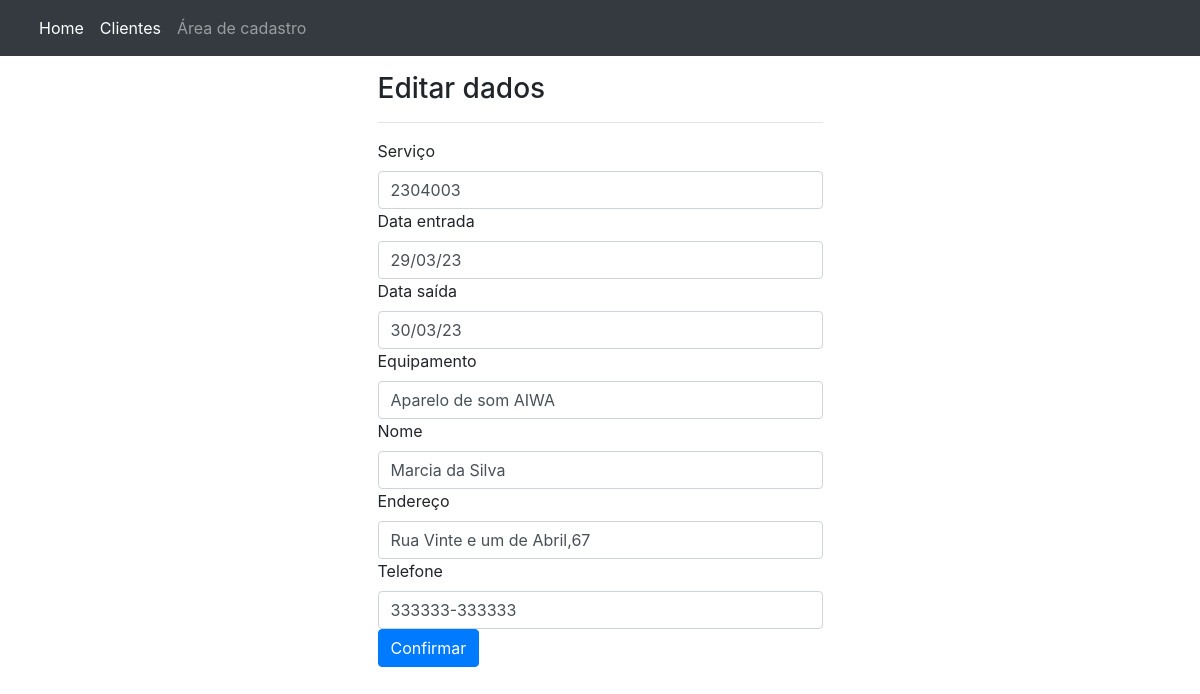
Page /edit_user/7 on the committed database.
### tables this page shows
CREATE TABLE "users" (
    "ID" INTEGER PRIMARY KEY AUTOINCREMENT,
    "SERVICO" VARCHAR(10) NOT NULL,
    "DENTRADA" VARCHAR(10) NOT NULL,
    "DSAIDA" VARCHAR(10) NULL,
    "EQUIPAMENTO" VARCHAR(30) NOT NULL,
    "NOME" VARCHAR(30) NOT NULL,
    "ENDERECO" VARCHAR(50) NOT NULL,
    "FONE" INTEGER(12) NOT NULL
          
);

### app.py (the view, shortened to what this page needs)
@app.route('/edit_user/<string:id>', methods=["POST","GET"]) # reconhecerá o usuário quando passar o id
def edit_user(id):
    con=sql.connect("cliente.db")
    con.row_factory=sql.Row
    cur=con.cursor()
    cur.execute("select * from users where ID=?",(id,))
    data=cur.fetchone()
    return render_template("edit_user.html", datas=data)

### templates/edit_user.html
{% extends 'layout.html' %}
{% block body %}
<div class="row">
    <div class="col-5 mx-auto">
        <h3>Editar dados</h3><hr>
        <form method="post" action="{{url_for('edit_user',id=datas.ID)}}">
            <div class="form group">
                <label>Serviço</label>
                <input type="text" name="servico" maxlength="10" required class="form-control" value="{{datas.SERVICO}}">
            </div>
            <div class="form group">
                <label>Data entrada</label>
                <input type="text" name="dentrada" maxlength="10" required class="form-control" value="{{datas.DENTRADA}}">
            </div>
            <div class="form group">
                <label>Data saída</label>
                <input type="text" name="dsaida" maxlength="10" required class="form-control" value="{{datas.DSAIDA}}">
            </div>
            <div class="form group">
                <label>Equipamento</label>
                <input type="text" name="equipamento" maxlength="30" required class="form-control" value="{{datas.EQUIPAMENTO}}">
            </div>
            <div class="form group">
                <label>Nome</label>
                <input type="text" name="nome" maxlength="30" required class="form-control" value="{{datas.NOME}}">
            </div>
            <div class="form group">
                <label>Endereço</label>
                <input type="text" name="endereco"  maxlength="30" required class="form-control" value="{{datas.ENDERECO}}">
            </div>
            <div class="form group">
                <label>Telefone</label>
                <input type="text" name="fone" maxlength="15" required class="form-control" value="{{datas.FONE}}">
            </div>
            <input type="submit" value="Confirmar" class="btn btn-primary">
        </form>
    </div>
</div>
{% endblock %}

### rows in the picture
users: servico "2304003", dentrada "29/03/23", dsaida "30/03/23", equipamento "Aparelo de som AIWA", nome "Marcia da Silva", endereco "Rua Vinte e um de Abril,67", fone "333333-333333"
